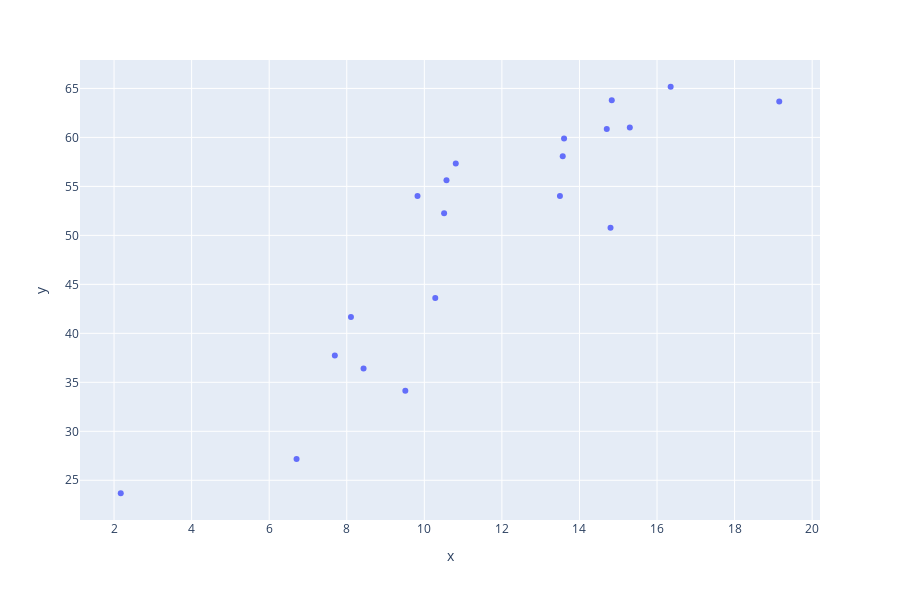

Notebook source saved alongside this figure:
### Code cell
px.scatter(x=x, y=y, height=600)

### Figure 1 — Plotly figure (JSON) as saved in the notebook; plotly's stock layout.template omitted (floating-point values rounded to 4 significant figures)
{"data": [{"hovertemplate": "x=%{x}<br>y=%{y}<extra></extra>", "legendgroup": "", "marker": {"color": "#636efa", "symbol": "circle"}, "mode": "markers", "name": "", "orientation": "v", "showlegend": false, "type": "scatter", "x": [16.35, 10.28, 9.51, 19.15, 9.824, 2.173, 13.5, 7.693, 14.8, 15.3, 14.83, 10.81, 13.6, 10.51, 13.57, 6.706, 10.57, 8.433, 14.7, 8.108], "xaxis": "x", "y": [65.17, 43.6, 34.15, 63.67, 54.02, 23.68, 54.01, 37.74, 50.77, 61.01, 63.79, 57.34, 59.89, 52.25, 58.08, 27.16, 55.62, 36.41, 60.87, 41.67], "yaxis": "y"}], "layout": {"height": 600, "legend": {"tracegroupgap": 0}, "margin": {"t": 60}, "xaxis": {"anchor": "y", "domain": [0, 1], "title": {"text": "x"}}, "yaxis": {"anchor": "x", "domain": [0, 1], "title": {"text": "y"}}}}
